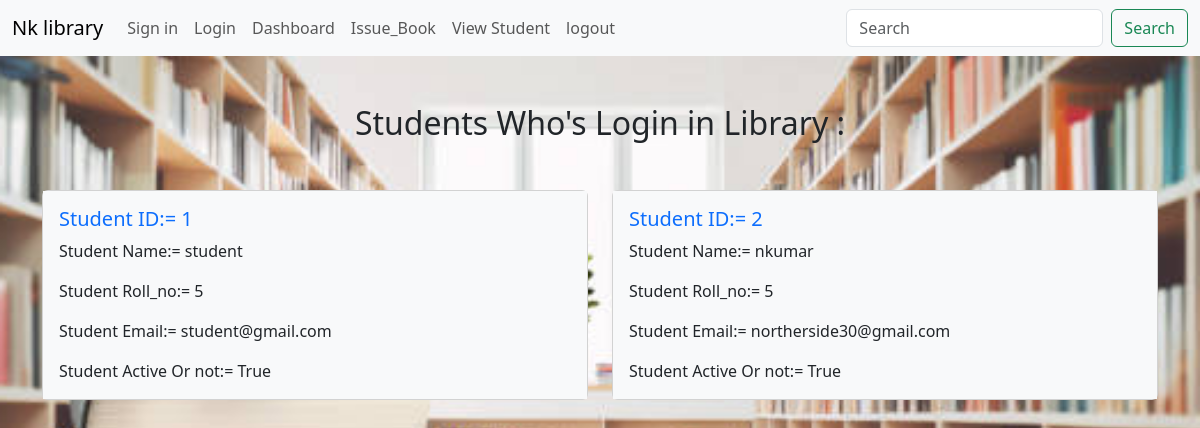
Page /view_student1 on the committed database.
### library.py (models this page shows, shortened)
class Student(db.Model):
   __tablename__="student"
   id=db.Column(db.Integer, primary_key=True)
   Roll_no=db.Column(db.Integer, nullable=False)
   name=db.Column(db.String(100),nullable=False)
   email=db.Column(db.String(120),unique=True)
   password=db.Column(db.String(50), nullable=False)
   is_active=db.Column(db.Boolean,default=True)
   issues= db.relationship('IssueBook', backref='student', lazy=True)

### library.py (the view)
@library.route("/view_student1", methods=["GET","POST"])
def view_student1():
   students=Student.query.all()
   return render_template('view_student1.html', students=students)

### library.py (called while the page is built)
@library.before_request
def handle_global_search():
   if request.method == "GET":
      q = request.args.get("q", "").strip()
      if q and request.endpoint not in ["view_book", "view_student", "issued", "Issue_book", "search", "static"]:
         return redirect(url_for("search", q=q))

### templates/view_student1.html
{% extends "base2.html" %}
{% block content %}
 <div class="container ">
    <h2 class="text-center my-5">
     Students Who's Login in Library :
    </h2>
   <div class="row">
  {% for student in students %}
  <div class="col-sm-6 mb-3 mb-sm-0">
    <div class="card">
      <div class="card-body bg-light">
        <h5 class="card-title text-primary">Student ID:= {{student.id}}</h5>
        <p class="card-text">Student Name:= {{student.name}}</p>
        <p class="card-text">Student Roll_no:= {{student.Roll_no}}</p>
        <p class="card-text">Student Email:= {{student.email}}</p>
        <p class="card-text">Student Active Or not:= {{student.is_active}}</p>
      </div>
    </div>
 </div>
  {% else %}
  <div class="col-12">
    <p class="text-center text-muted">No students found.</p>
  </div>
  {% endfor %}
{% endblock %}

### rows in the picture
Student: id "1", name "student", Roll_no "5", email "student@gmail.com", is_active "True"
Student: id "2", name "nkumar", Roll_no "5", email "northerside30@gmail.com", is_active "True"
